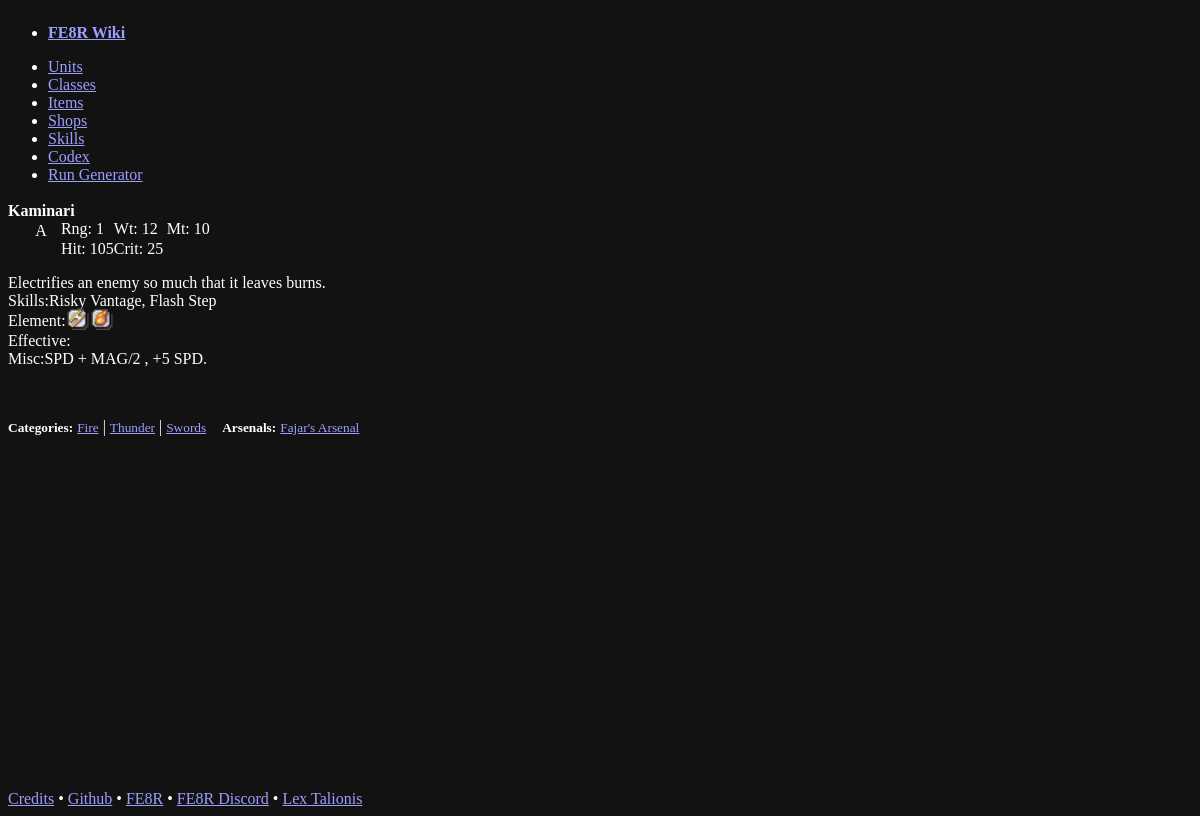
The page /items/Kaminari on the database its author committed.
### app/models.py (models this page shows, shortened)
class Item(db.Model):
    __tablename__ = "items"
    nid: Mapped[str] = mapped_column(primary_key=True)
    name: Mapped[str]
    desc: Mapped[str]
    value: Mapped[int]
    weapon_rank: Mapped[str]
    weapon_rank_order_key: Mapped[str]
    weapon_type: Mapped[str]
    target: Mapped[str]
    damage: Mapped[int]
    weight: Mapped[int]
    crit: Mapped[int]
    hit: Mapped[int]
    min_range: Mapped[int]
    max_range: Mapped[int]
    icon_class: Mapped[str]
    categories: Mapped[list["ItemCategory"]] = relationship(
        secondary=item_category_assoc,
        back_populates="items",
    )
    sub_items = relationship(
        "Item",
        secondary=sub_item_assoc,
        primaryjoin=(sub_item_assoc.c.super_item_nid == nid),
        secondaryjoin=(sub_item_assoc.c.sub_item_nid == nid),
        backref="super_items",
    )
    status_on_equip = relationship(
        "Skill",
        secondary=item_skill_assoc,
        backref="items",
    )

class ItemCategory(db.Model):
    __tablename__ = "item_categories"
    nid: Mapped[str] = mapped_column(primary_key=True)
    name: Mapped[str]
    type: Mapped[str]
    order_key: Mapped[int]
    items: Mapped[list["Item"]] = relationship(
        secondary=item_category_assoc,
        back_populates="categories",
    )

class Arsenal(db.Model):
    __tablename__ = "arsenals"
    nid: Mapped[str] = mapped_column(primary_key=True)
    name: Mapped[str]
    desc: Mapped[str]
    icon_class: Mapped[str]
    arsenal_owner_nid: Mapped[str] = mapped_column(
        ForeignKey("units.nid"), nullable=True
    )
    arsenal_owner: Mapped["Unit"] = relationship(back_populates="arsenals")
    items = relationship(
        "Item",
        secondary=arsenal_item_assoc,
        backref="arsenals",
        uselist=True,
    )

### app/blueprints/items.py (the view)
@bp.route("/<string:fe_item_nid>")
def get_fe_item_sheet(fe_item_nid="Iron_Sword_Test") -> str:
    item_data = db.get_or_404(Item, fe_item_nid)
    return render_template("item_sheet.html.jinja2", item_data=item_data)

### app/templates/item_sheet.html.jinja2 (shortened to what this page needs)
{% if not request.headers.hx_request %}
{% extends "layout.html.jinja2" %}
{% endif %}
{% block content %}
<article>
    <header>
        <strong>{{ item_data.name }} <span class="{{ item_data.icon_class }}"></span></strong>
    </header>
    {% if (item_data.weapon_type and item_data.weapon_type not in ['Misc','Accessory','Held Item']) or
    item_data.min_range or item_data.weight or
    item_data.damage or item_data.hit or
    item_data.crit or item_data.value %}
    <section class="stat-grid">
        {% if item_data.weapon_type not in ['Misc','Accessory','Held Item',"Consumable"] %}
        <div>
            <span class=" Wexpicons-icon {{ item_data.weapon_type }}-subIcon"></span>{% if item_data.weapon_rank %}
            {{item_data.weapon_rank}}{% endif %}<br />
        </div>
        {% endif %}
        {% if item_data.min_range %}
        <div>
            {% if item_data.min_range == item_data.max_range %}
            <span class="lt-color-yellow">Rng: </span>{{ item_data.min_range }}<br />
            {% else %}
            <span class="lt-color-yellow">Rng: </span>{{ item_data.min_range }}&ndash;{{ item_data.max_range
            }}<br />
            {% endif %}
        </div>
        {% endif %}
        {% if item_data.weight %}
        <div>
            <span class="lt-color-yellow">Wt: </span>{{ item_data.weight }}<br />
        </div>
        {% endif %}
        {% if item_data.damage %}
        <div>
            <span class="lt-color-yellow">Mt: </span>{{ item_data.damage }}<br />
        </div>
        {% endif %}
        {% if item_data.hit %}
        <div>
            <span class="lt-color-yellow">Hit: </span>{{ item_data.hit }}<br />
        </div>
        {% endif %}
        {% if item_data.crit %}
        <div>
            <span class="lt-color-yellow">Crit: </span>{{ item_data.crit }}<br />
        </div>
        {% endif %}
        {% endif %}
    </section>
    {% if item_data.desc %}
    <section>
        <p>{{ item_data.desc }}</p>
    </section>
    {% endif %}
    {% if item_data.status_on_equip and request.args.get('hideSkills') != "true" %}
    <br />
    <section class="skill-grid">
        {% for skill in item_data.status_on_equip %}
        <div>
        </div>
        {% endfor %}
    </section>
    {% endif %}
    {% if not request.headers.hx_request%}
    <footer>
        {% if item_data.categories %}
        <strong><small>Categories:</small></strong>
        {% for item_cat in item_data.categories%}
        <a href="/items?selectedCategory={{ item_cat.nid }}"><small>{{ item_cat.name }}</small></a>
        {% if not loop.last %}
        |
        {% else %}
        &nbsp;&nbsp;
        {% endif %}
        {% endfor %}
        {% endif %}
        {% if item_data.arsenals %}
        <strong><small>Arsenals:</small></strong>
        {% for arsenal in item_data.arsenals %}
        <a href="/items/arsenals/{{ arsenal.arsenal_owner_nid }}"><small>{{ arsenal.name }}</small></a>
        {% endfor %}
        {% endif %}
    </footer>
    {% endif %}
</article>
{% endblock content %}

### rows shown on the page
Item: name "Kaminari", weapon_rank "A", min_range "1", weight "12", damage "10", hit "105", crit "25", desc "Electrifies an enemy so much that it leaves burns. Skills: Risky Vantage, Flash Step Element: Effective: Misc: SPD + MAG/2 , +5 SPD."
ItemCategory: name "Fire"
ItemCategory: name "Thunder"
ItemCategory: name "Swords"
Arsenal: name "Fajar's Arsenal"
